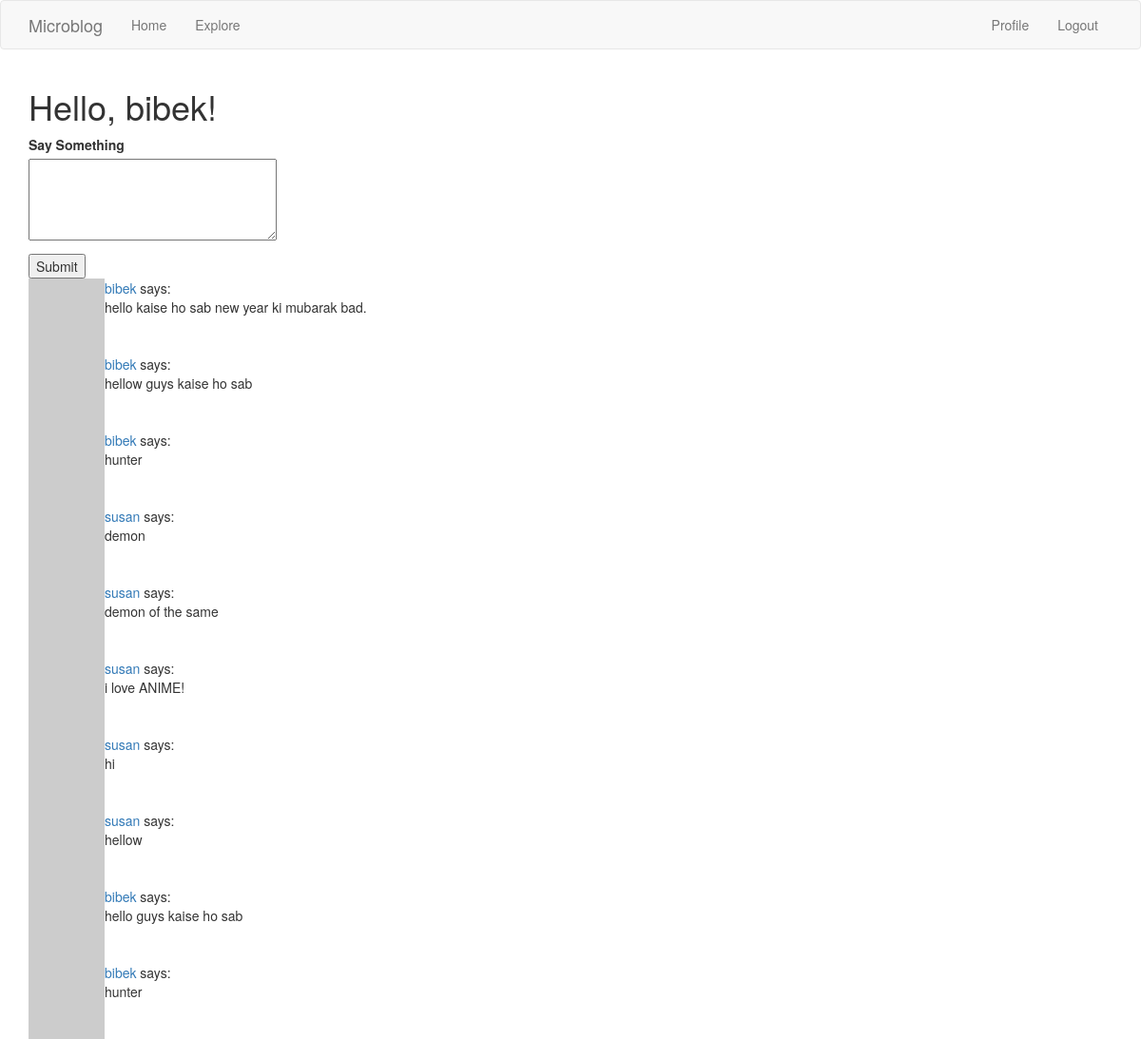
The page /index (signed in) on the database its author committed.
### app/models.py (models this page shows, shortened)
class User(db.Model, UserMixin):
    id = db.Column(db.Integer, primary_key=True)
    username = db.Column(db.String(64), index=True, unique=True)
    email = db.Column(db.String(120), index=True, unique=True)
    password_hash = db.Column(db.String(128))
    posts = db.relationship('Post', backref='author', lazy='dynamic')
    about_me = db.Column(db.String(150))
    last_seen = db.Column(db.DateTime, default=datetime.utcnow)
    followed = db.relationship(
        'User', secondary=followers,
        primaryjoin=(followers.c.follower_id == id),
        secondaryjoin=(followers.c.followed_id == id),
        backref = db.backref('followers', lazy='dynamic'),
        lazy='dynamic'
    )
    def avatar(self, size):
        digest = md5(self.email.lower().encode('utf-8')).hexdigest() # nosec
        return f'https://www.gravatar.com/avatar/{digest}?d=identicon&s={size}'
    def followed_posts(self):
        followed = Post.query.join(followers, (followers.c.followed_id == Post.user_id)).filter(followers.c.follower_id == self.id)
        own = Post.query.filter_by(user_id=self.id)
        return followed.union(own).order_by(Post.timestamp.desc())

class Post(db.Model):
    id = db.Column(db.Integer, primary_key=True)
    body = db.Column(db.String(140))
    timestamp = db.Column(db.DateTime, index=True, default=datetime.utcnow)
    user_id = db.Column(db.Integer, db.ForeignKey('user.id'))

### app/routes.py (the view)
@app.route("/", methods=["GET", "POST"])
@app.route("/index", methods=["GET", "POST"])
@login_required
def index():
    form = PostForm()
    if form.validate_on_submit():
        post = Post(body=form.post.data, author=current_user)
        db.session.add(post)
        db.session.commit()
        flash("Your post is now live!")
        return redirect(url_for("index"))
    page = request.args.get("page", 1, type=int)
    posts = current_user.followed_posts().paginate(
        page=page, per_page=app.config["POSTS_PER_PAGE"], error_out=False
    )
    next_url = url_for("index", page=posts.next_num) if posts.has_next else None
    prev_url = url_for("index", page=posts.prev_num) if posts.has_prev else None
    return render_template(
        "index.html",
        title="Home",
        form=form,
        posts=posts.items,
        next_url=next_url,
        prev_url=prev_url,
    )

### app/forms.py
class PostForm(FlaskForm):
    post = TextAreaField('Say Something', validators=[
                         DataRequired(), Length(min=1, max=140)])
    submit = SubmitField('Submit')

### app/models.py (called while the page is built)
@login.user_loader
def load_user(id):
    return User.query.get(int(id))

### app/routes.py (called while the page is built)
@app.before_request
def before_request():
    if current_user.is_authenticated:
        current_user.last_seen = datetime.utcnow()
        db.session.commit()

### app/templates/index.html (shortened to what this page needs)
{% extends 'base.html' %}
{% block app_content %}
    <h1>Hello, {{ current_user.username }}! </h1>
    {% if form %}
    <form action="" method="post">
        <p>
            {{form.post.label}}<br>
            {{form.post(cols=32, rows=4)}} <br>
        </p>
        {{form.submit()}}
    </form>
    {% endif %}
    {% for post in posts %}
        {% include '_post.html' %}
    {% endfor %}
{% endblock app_content %}

### app/templates/_post.html
<table>
    <tr valign="top">
        <td><img src="{{ post.author.avatar(36) }}"></td>
        <td>
            <a href="{{ url_for('user', username=post.author.username) }}">
                {{ post.author.username }}
            </a>
            says:<br>{{ post.body }}
        </td>
    </tr>
</table>

### rows shown on the page
User: username "bibek"
Post: author.username "bibek", body "hello kaise ho sab new year ki mubarak bad."
Post: author.username "bibek", body "hellow guys kaise ho sab"
Post: author.username "bibek", body "hunter"
Post: author.username "susan", body "demon"
Post: author.username "susan", body "demon of the same"
Post: author.username "susan", body "i love ANIME!"
Post: author.username "susan", body "hi"
Post: author.username "susan", body "hellow"
Post: author.username "bibek", body "hello guys kaise ho sab"
Post: author.username "bibek", body "hunter"
